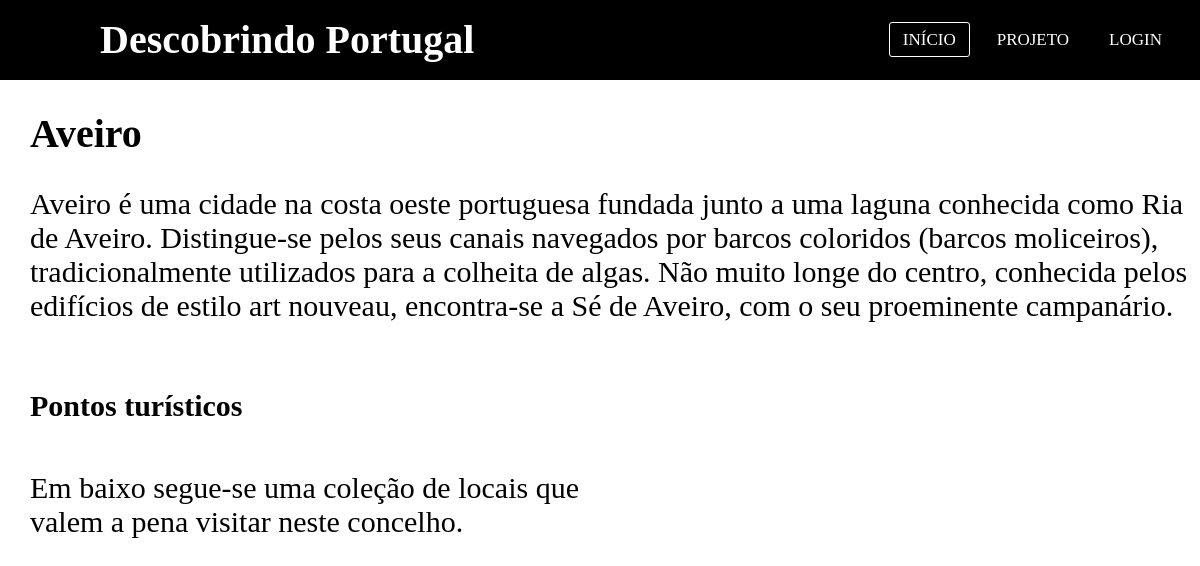
Screenshot of /distritos/aveiro/aveiro.php with the database file from the repository.
### tables this page shows
CREATE TABLE `concelhos` (
  `id` int(11) NOT NULL,
  `distrito` varchar(50) NOT NULL,
  `concelho` varchar(50) NOT NULL,
  `descricao` text NOT NULL,
  `imagem` text NOT NULL,
  `modificado` timestamp NULL DEFAULT NULL
);

### distritos/aveiro/aveiro.php (the view, shortened to what this page needs)
<?php
require '../../cms/db_concelhos.php';
?>
<!DOCTYPE html>
<html>
<head>
    <link rel="stylesheet" href="../../includes/style.css">
    <link rel="stylesheet" href="../../includes/concelhos.css">
    <link rel="stylesheet" href="../locais.css">
</head>
<body>
  <?php include_once('../header4.php'); ?>
  <?php
  $rec = mysqli_query($db, "SELECT * FROM concelhos WHERE concelho='Aveiro'");
  $record = mysqli_fetch_array($rec);
  ?>
  <div id="content">
    <h1> <?php echo $record['concelho']; ?> </h1>
    <p> <?php echo $record['descricao']; ?> </p><br><br>
    <div style="width: 100%;">
      <div class="imagens" style="float: right; width: 40%; height: 100%;">
        <img src="<?php echo $record['imagem']; ?>" alt="" width="100%">
      </div>
      <div class="concelhos" style="width: 50%; height: 100%; float: left;">
        <h2>Pontos turísticos</h2><br>
        <p>Em baixo segue-se uma coleção de locais que valem a pena visitar neste concelho.</p>
      </div>
    </div>
  </div>
</body>
</html>

### includes/style.css (style rules this page uses)
* { padding: 0; margin: 0; text-decoration: none; list-style: none; box-sizing: border-box; }
body { font-family }

### includes/concelhos.css (style rules this page uses)
html, body { min-height:100%; }
body { height:100vh; }
#content { height: 100%; }
h1 { font-size: 40px; padding: 30px 0px 0px 30px; }
h2 { font-size: 30px; padding: 30px 0px 0px 30px; }
p { font-size: 30px; padding: 30px 0px 0px 30px; }
img { padding: 40px 40px 0px 0px; }

### distritos/locais.css (style rules this page uses)
html, body { min-height:100%; }
body { height:100vh; }
#content { height: 100%; }

### rows the page displays
concelhos: concelho "Aveiro", descricao "Aveiro é uma cidade na costa oeste portuguesa fundada junto a uma laguna conhecida como Ria de Aveiro. Distingue-se pelos seus canais navegados por barcos coloridos (barcos moliceiros), tradicionalmente utilizados para a colheita de algas. Não muito longe do centro, conhecida pelos edifícios de estilo art nouveau, encontra-se a Sé de Aveiro, com o seu proeminente campanário."
